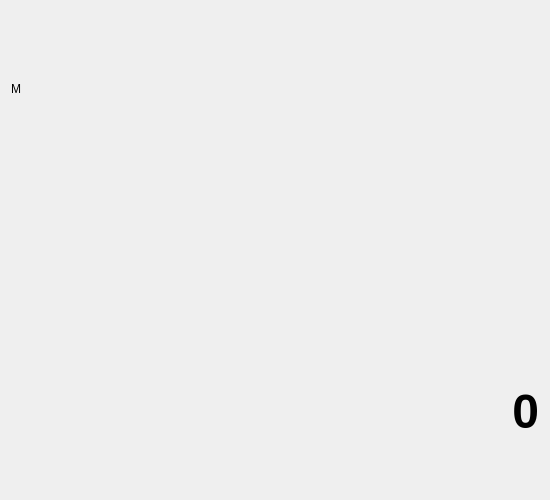
<?xml version="1.0" encoding="UTF-8"?>
<ui version="4.0">
 <class>ScientificCalculator</class>
 <widget class="QWidget" name="ScientificCalculator">
  <property name="geometry">
   <rect>
    <x>0</x>
    <y>0</y>
    <width>550</width>
    <height>500</height>
   </rect>
  </property>
  <property name="windowTitle">
   <string>Scientific Calculator</string>
  </property>
  <layout class="QVBoxLayout" name="verticalLayout">
   <item>
    <widget class="QLabel" name="lblMemoryIndicator">
     <property name="text">
      <string>M</string>
     </property>
    </widget>
   </item>
   <item>
    <widget class="QLabel" name="lblExpression">
     <property name="font">
      <font>
       <pointsize>12</pointsize>
      </font>
     </property>
     <property name="text">
      <string/>
     </property>
     <property name="alignment">
      <set>Qt::AlignmentFlag::AlignRight|Qt::AlignmentFlag::AlignTrailing|Qt::AlignmentFlag::AlignVCenter</set>
     </property>
    </widget>
   </item>
   <item>
    <widget class="QLabel" name="lblDisplay">
     <property name="font">
      <font>
       <pointsize>36</pointsize>
       <bold>true</bold>
      </font>
     </property>
     <property name="text">
      <string>0</string>
     </property>
     <property name="alignment">
      <set>Qt::AlignmentFlag::AlignRight|Qt::AlignmentFlag::AlignTrailing|Qt::AlignmentFlag::AlignVCenter</set>
     </property>
    </widget>
   </item>
   <item>
    <layout class="QGridLayout" name="gridLayout"/>
   </item>
  </layout>
 </widget>
 <resources/>
 <connections/>
</ui>
